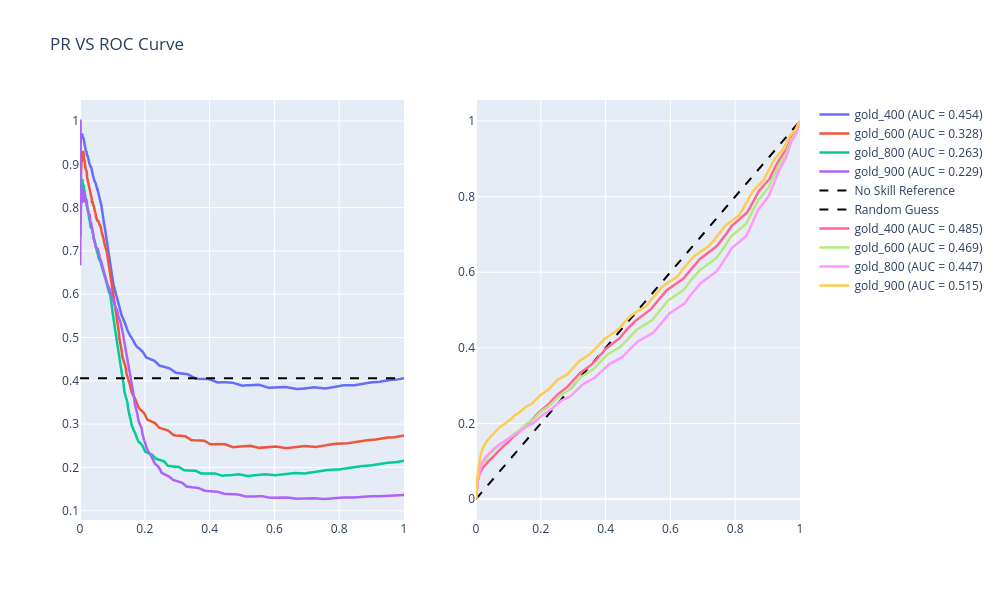

Notebook code for this chart:
### Code cell
from plotly.subplots import make_subplots
import plotly.graph_objects as go

# 1. Initialize a figure with 1 row and 2 columns
fig = make_subplots(rows=1, cols=2)
for trace in fig1.data:
    fig.add_trace(trace, row=1, col=1)

for trace in fig2.data:
    fig.add_trace(trace, row=1, col=2)

fig.update_layout(title_text="PR VS ROC Curve", 
                  height=600, 
                  width=1000, 
                  legend=dict())
# Display the combined figure
fig.show()

### Figure 1 — Plotly figure (JSON) as saved in the notebook; plotly's stock layout.template omitted (floating-point values rounded to 4 significant figures; data arrays with more than 128 entries replaced by an {"elided": "..."} marker saying what was removed)
{"data": [{"line": {"width": 2.5}, "mode": "lines", "name": "gold_400 (AUC = 0.454)", "type": "scatter", "x": {"elided": "772 float values"}, "xaxis": "x", "y": {"elided": "772 float values"}, "yaxis": "y"}, {"line": {"width": 2.5}, "mode": "lines", "name": "gold_600 (AUC = 0.328)", "type": "scatter", "x": {"elided": "772 float values"}, "xaxis": "x", "y": {"elided": "772 float values"}, "yaxis": "y"}, {"line": {"width": 2.5}, "mode": "lines", "name": "gold_800 (AUC = 0.263)", "type": "scatter", "x": {"elided": "772 float values"}, "xaxis": "x", "y": {"elided": "772 float values"}, "yaxis": "y"}, {"line": {"width": 2.5}, "mode": "lines", "name": "gold_900 (AUC = 0.229)", "type": "scatter", "x": {"elided": "772 float values"}, "xaxis": "x", "y": {"elided": "772 float values"}, "yaxis": "y"}, {"line": {"color": "black", "dash": "dash", "width": 2}, "mode": "lines", "name": "No Skill Reference", "showlegend": true, "type": "scatter", "x": [0, 1], "xaxis": "x", "y": [0.406, 0.406], "yaxis": "y"}, {"line": {"color": "black", "dash": "dash", "width": 2}, "mode": "lines", "name": "Random Guess", "showlegend": true, "type": "scatter", "x": [0, 1], "xaxis": "x2", "y": [0, 1], "yaxis": "y2"}, {"line": {"width": 2.5}, "mode": "lines", "name": "gold_400 (AUC = 0.485)", "type": "scatter", "x": {"elided": "736 float values"}, "xaxis": "x2", "y": {"elided": "736 float values"}, "yaxis": "y2"}, {"line": {"width": 2.5}, "mode": "lines", "name": "gold_600 (AUC = 0.469)", "type": "scatter", "x": {"elided": "743 float values"}, "xaxis": "x2", "y": {"elided": "743 float values"}, "yaxis": "y2"}, {"line": {"width": 2.5}, "mode": "lines", "name": "gold_800 (AUC = 0.447)", "type": "scatter", "x": {"elided": "745 float values"}, "xaxis": "x2", "y": {"elided": "745 float values"}, "yaxis": "y2"}, {"line": {"width": 2.5}, "mode": "lines", "name": "gold_900 (AUC = 0.515)", "type": "scatter", "x": {"elided": "748 float values"}, "xaxis": "x2", "y": {"elided": "748 float values"}, "yaxis": "y2"}], "layout": {"height": 600, "title": {"text": "PR VS ROC Curve"}, "width": 1000, "xaxis": {"anchor": "y", "domain": [0, 0.45]}, "xaxis2": {"anchor": "y2", "domain": [0.55, 1]}, "yaxis": {"anchor": "x", "domain": [0, 1]}, "yaxis2": {"anchor": "x2", "domain": [0, 1]}}}
